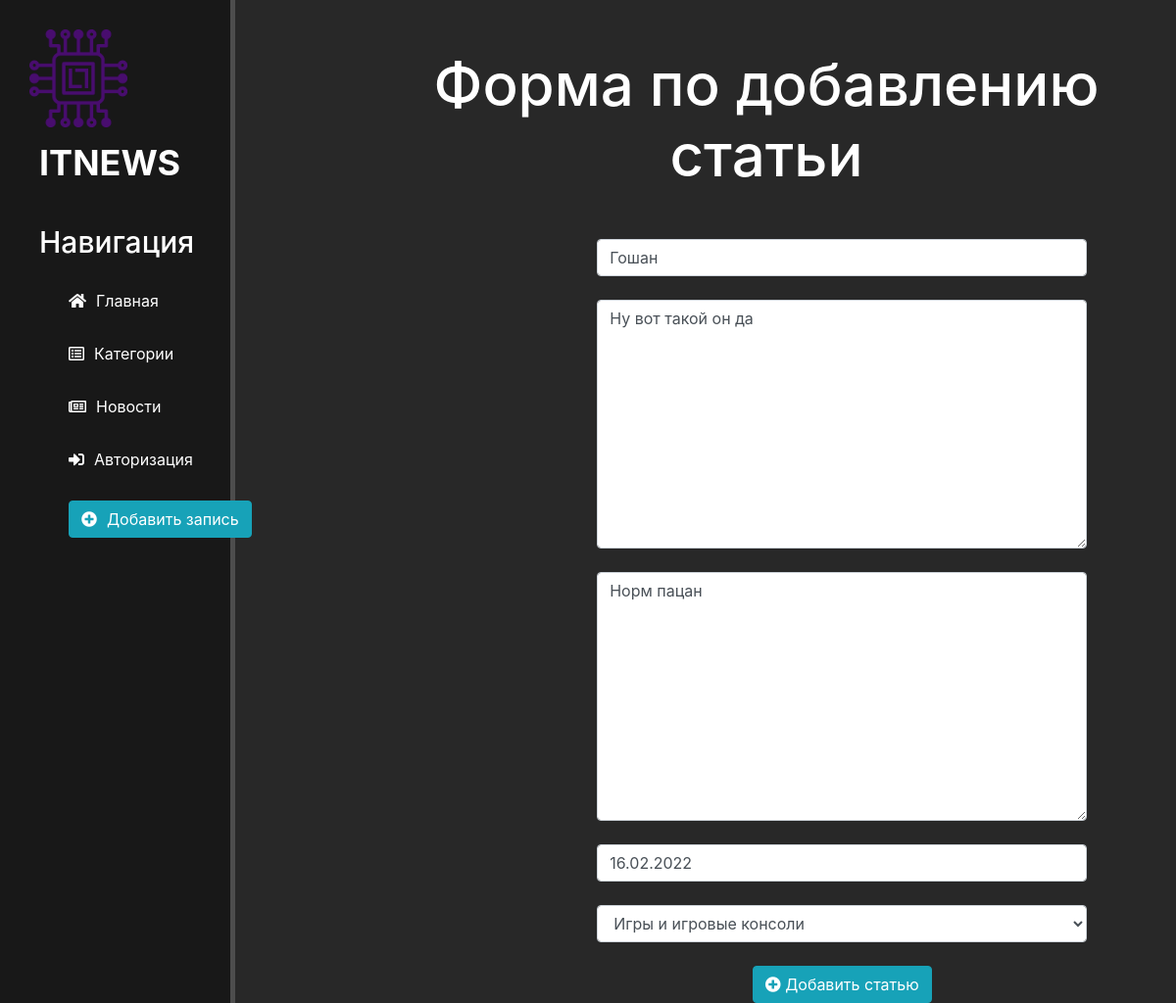
The app's page /news/goshan/update with its own data.
### news/models.py (models this page shows, shortened)
class Articles(models.Model):
    title = models.CharField('Название', max_length=100)
    anons = models.TextField('Анонс')
    full_text = models.TextField('Статья')
    date = models.DateField('Дата публикации')
    categorys = [
        (1, 'Программирование'),
        (2, 'Современные технологии'),
        (3, 'Кибербезопасность'),
        (4, 'Игры и игровые консоли')
    ]
    category = models.ForeignKey(Category, verbose_name="Категория", related_name="products", on_delete=models.CASCADE)
    slug = AutoSlugField(populate_from='title')
    class Meta:
        verbose_name = 'Новость'
        verbose_name_plural = 'Новости'

### news/views.py (the view)
# urls.py: path('<slug:slug>/update', views.NewsUpdateView.as_view(), name='news_update'),
class NewsUpdateView(UpdateView):
    model = Articles
    template_name = 'news/create.html'
    form_class = ArticlesForm

### news/forms.py
class ArticlesForm(ModelForm):
    class Meta:
        model = Articles
        fields = ['title',
                  'anons',
                  'full_text',
                  'date', 'category']
        widgets = {
            "title": TextInput(attrs={
                'class': 'form-control',
                'placeholder': 'Название статьи'
            }),
            "anons": Textarea(attrs={
                'class': 'form-control',
                'placeholder': 'Анонс статьи'
            }),
            "full_text": Textarea(attrs={
                'class': 'form-control',
                'placeholder': 'Текст статьи',
            }),
            "date": DateInput(attrs={
                'class': 'form-control',
                'placeholder': 'Дата публикации',
                'value': datetime.datetime.now().strftime("%d.%m.%Y")
            }),
            "category": Select(attrs={
                'class': 'form-control',
                'placeholder' : 'Категории',
            }),
        }

### news/models.py (called while the page is built)
    def __str__(self):
        return self.name

### news/templates/news/create.html (shortened to what this page needs)
{% extends 'main/layout.html' %}
{% block content %}
    <div class="content">
        <h1>Форма по добавлению статьи</h1>
        <form method="post">
            {{ form.title }}<br>
            {{ form.anons }}<br>
            {{ form.full_text}}<br>
            {{ form.date }}<br>
            {{ form.category }}
             <br>
            <button class="btn btn-info test" type="submit" style="color: white"> <span class="fas fa-plus-circle"></span> Добавить статью
              </button>
        </form>
    </div>
{%endblock%}

### main/static/main/css/main.css (style rules this page uses)
body { background:#282828; }
.content { float: left; color: white; margin-top: 50px; text-align: center; width: 72%; margin-left:350px; }
.content h1 { font-size:60px; }
form { margin-left:30%; width:500px; margin-top:50px; }

### records on screen
Articles: title "Гошан", anons "Ну вот такой он да", full_text "Норм пацан", date "16.02.2022", category "Игры и игровые консоли"
